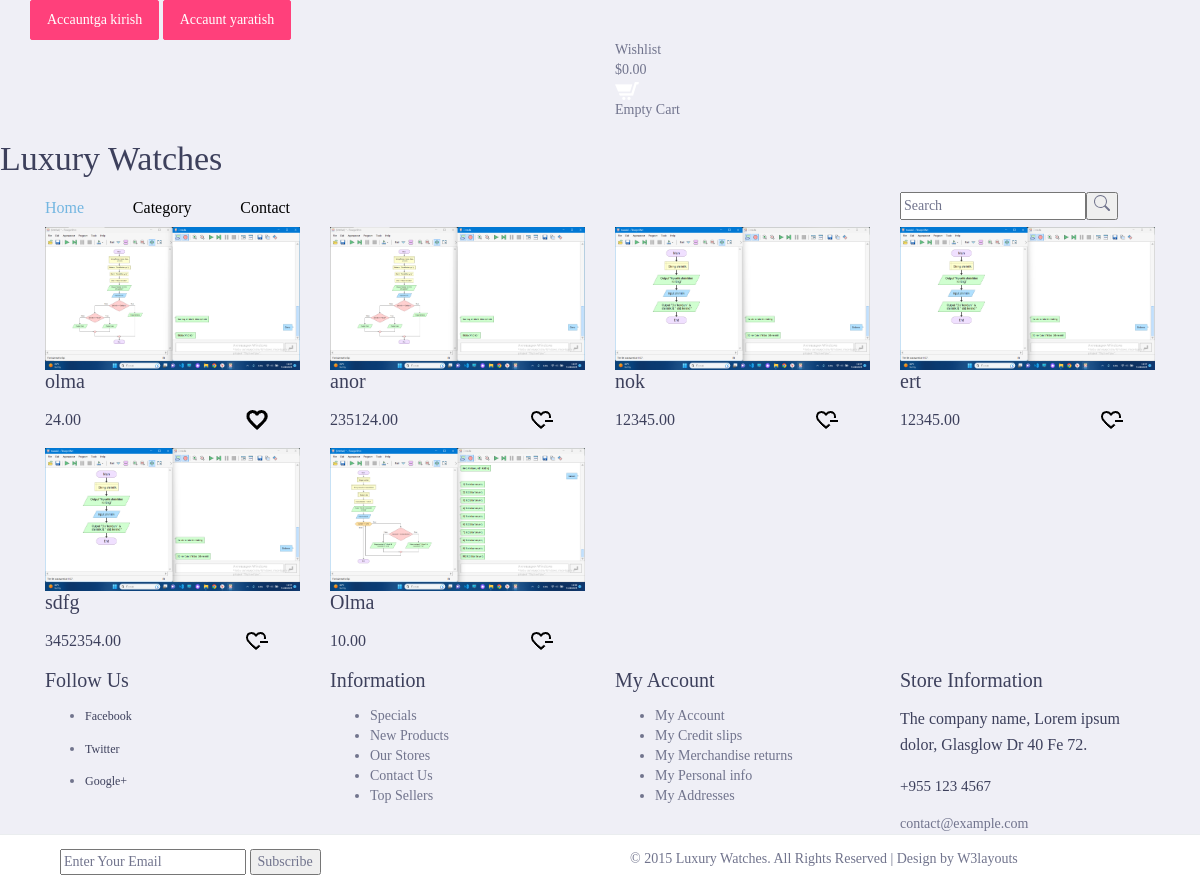
The page / on the database its author committed.
### main/models.py (models this page shows, shortened)
class Product(models.Model):
    name = models.CharField(max_length=255)
    description = models.TextField()
    quantity = models.IntegerField()
    price = models.DecimalField(decimal_places=2, max_digits=10)
    currency = models.SmallIntegerField(
        choices=(
            (1,'Dollar'),
            (2, 'So`m')
            )
    )
    discount_price = models.DecimalField(
        decimal_places=2,
        max_digits=10,
        blank=True,
        null=True
        )
    baner_image = models.ImageField(upload_to='baner/')
    category = models.ForeignKey(Category, on_delete=models.SET_NULL, null=True)

### main/views.py (the view)
# urls.py: path('', views.index, name='index'),
def index(request):
    q = request.GET.get('q')
    if q:
        products = models.Product.objects.filter(Q(name__icontains=q) | Q(description__icontains=q))
    else:
        products = models.Product.objects.filter(quantity__gt=0)
    categorys = models.Category.objects.all()
    category_id = request.GET.get('category_id')
    if category_id:
        products.filter(category_id=category_id)
    wishs = models.WishList.objects.all()
    wish_ids = []
    for obj in wishs:
        product = models.Product.objects.get(id=obj.product.id)
        wish_ids.append(product.id)
    context = {
        'products':products,
        'categorys':categorys,
        'wish_ids':wish_ids
    }
    return render(request, 'index.html', context)

### main/templates/index.html (shortened to what this page needs)
{% extends 'base.html' %}
{% load static %}
{% block content %}
	<div class="product">
		<div class="container">
			<div class="product-top">
				<div class="product-one">
					{% for product in products %}
					<div class="col-md-3 product-left">
						<div class="product-main simpleCart_shelfItem">
							<a href="{% url 'main:product_detail' product.id %}" class="mask"><img class="img-responsive zoom-img" src="{{product.baner_image.url}}" alt="" /></a>
							<div class="product-bottom">
								<h3>{{product.name}}</h3>
								<h4><a class="item_add" href="#"></a> <span class=" item_price">{{product.price}}</span></h4>
							</div>
							{% if product.id in wish_ids %}
								<div style="margin-left: 200px; margin-top: -40px; position: absolute;">
									<a href="{% url 'main:del_wish' product.id %}"><img class="material-symbols-outlined" src="{% static 'images/heart.png' %}" alt=""></a>
								</div>
							{% else %}
								<div style="margin-left: 200px; margin-top: -40px; position: absolute;">
									<a href="{% url 'main:add_wish' product.id %}"><img class="material-symbols-outlined" src="{% static 'images/heart_minus.png' %}" alt=""></a>
								</div>
							{% endif %}
						</div>
					</div>
					{% endfor %}
					<div class="clearfix"></div>
				</div>
			</div>
		</div>
	</div>
{% endblock %}

### rows shown on the page
Product: baner_image (picture), name "olma", price "24.00"
Product: baner_image (picture), name "anor", price "235124.00"
Product: baner_image (picture), name "nok", price "12345.00"
Product: baner_image (picture), name "ert", price "12345.00"
Product: baner_image (picture), name "sdfg", price "3452354.00"
Product: baner_image (picture), name "Olma", price "10.00"
